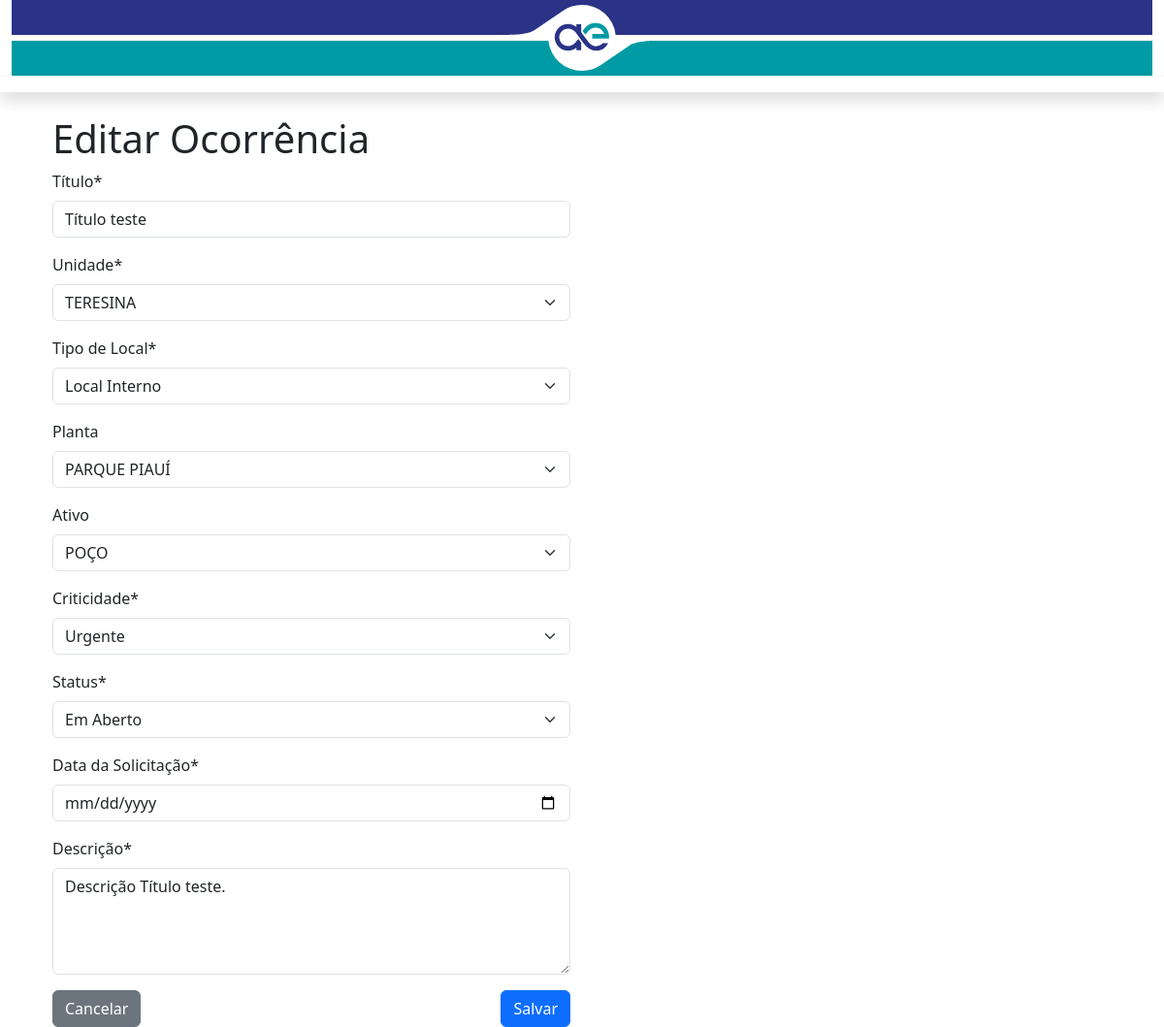
The page /editar/12/ on the database as committed earlier.
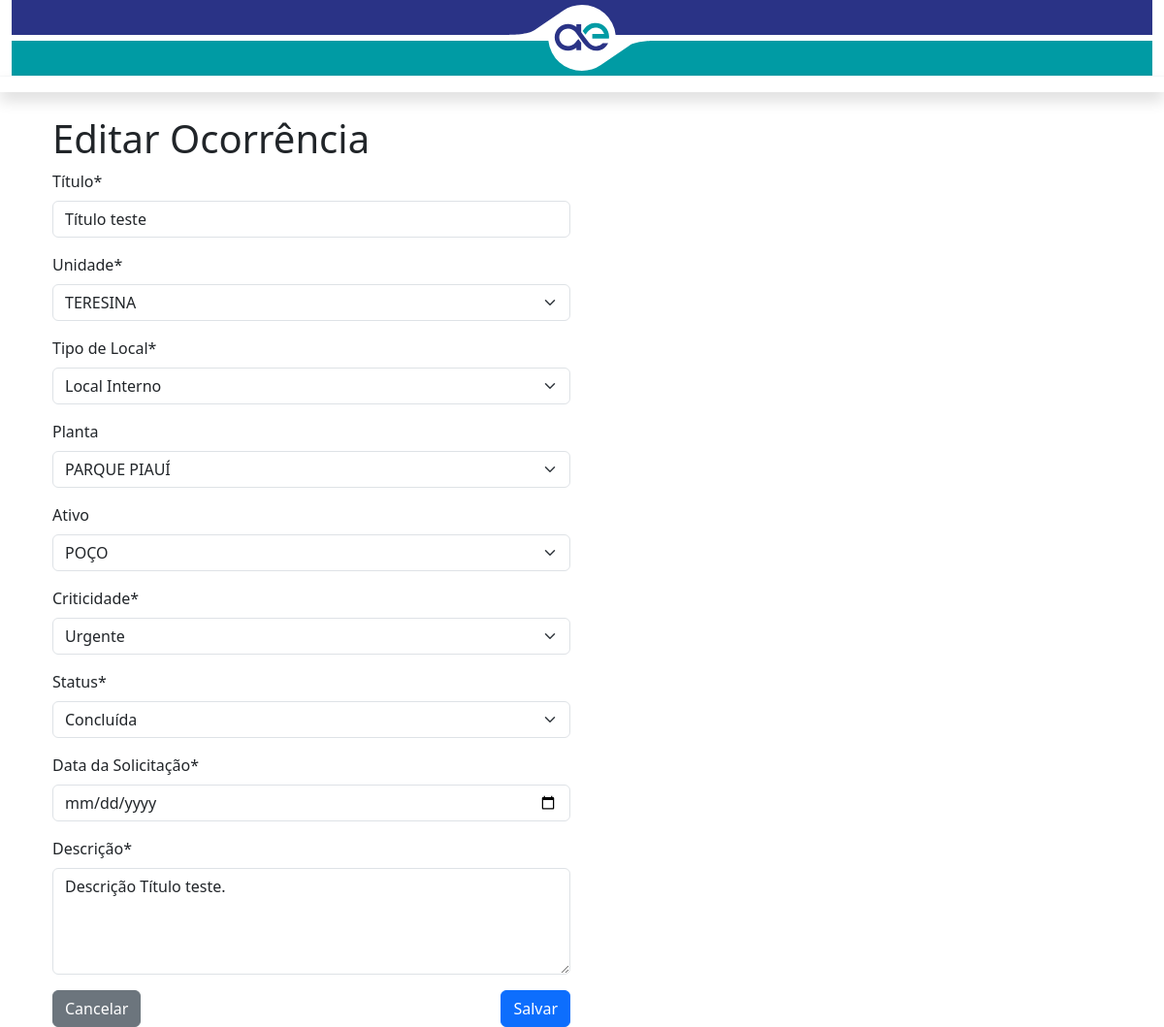
The same page on the database as committed later.
### plantao_coi/models.py (models this page shows, shortened)
class Ocorrencia(models.Model):
    class StatusOcorrencia(models.TextChoices):
        EM_ABERTO = 'EM_ABERTO', 'Em Aberto'
        CONCLUIDA = 'CONCLUIDA', 'Concluída'
    unidade = models.ForeignKey(
        Unidade,
        on_delete=models.CASCADE,
        related_name="ocorrencias"
    )
    local_interno = models.ForeignKey(
        'LocalInterno',
        on_delete=models.CASCADE,
        null=True,
        blank=True,
        related_name="ocorrencias_internas",
        verbose_name="Local Interno"
    )
    local_externo = models.ForeignKey(
        'LocalExterno',
        on_delete=models.CASCADE,
        null=True,
        blank=False,
        related_name="ocorrencias_externas",
        verbose_name="Local Externo"
    )
    titulo = models.CharField(max_length=30, verbose_name="Título")
    data_solicitacao = models.DateTimeField(
        null=False, blank=False, verbose_name='Data da Solicitação'
    )
    descricao = models.TextField('Descrição', blank=False, null=False)
    criticidade = models.CharField(
        max_length=20,
        blank=False,
        choices=[
            ('NORMAL', 'Normal'),
            ('URGENTE', 'Urgente'),
            ('EMERGENCIAL', 'Emergencial')
        ],
        verbose_name="Criticidade",
        default="NORMAL"
    )
    status = models.CharField(
        'Status',
        max_length=10,
        blank=False,
        choices=StatusOcorrencia.choices,
        default=StatusOcorrencia.EM_ABERTO,
    )

### plantao_coi/views.py (the view)
# urls.py: path('editar/<int:ocorrencia_id>/', editar_ocorrencia, name='editar_ocorrencia'),
def editar_ocorrencia(request, ocorrencia_id):
    ocorrencia = get_object_or_404(Ocorrencia, id=ocorrencia_id)
    if request.method == 'POST':
        form = OcorrenciaForm(request.POST, instance=ocorrencia)
        if form.is_valid():
            form.save()
            messages.success(request, f'Ocorrência {ocorrencia.id} editada com sucesso!')
            return redirect('lista_ocorrencia')
    else:
        form = OcorrenciaForm(instance=ocorrencia)
    return render(request, 'ocorrencia/editar_ocorrencia.html', {'form': form})

### plantao_coi/models.py (called while the page is built)
    def __str__(self):
        return self.nome

    def __str__(self):
        return self.nome

    def __str__(self):
        return self.codigo

### plantao_coi/templates/ocorrencia/editar_ocorrencia.html (shortened to what this page needs)
{% extends 'ocorrencia/modelo.html' %}
{% load static %}
{% load crispy_forms_tags %}
{% block conteudo %}
<div class="container mt-4">
  <h1>Editar Ocorrência</h1>
  <div class="row">
    <div class="col-6">
      <form method="post">
        {{ form.titulo|as_crispy_field }}
        {{ form.unidade|as_crispy_field }}
        {{ form.tipo_local|as_crispy_field }}
        <div class="local-interno" style="display: none;">
          {{ form.planta|as_crispy_field }}
        </div>
        <div class="local-interno" style="display: none;">
          {{ form.ativo|as_crispy_field }}
        </div>
        {{ form.criticidade|as_crispy_field }}
        {{ form.status|as_crispy_field }}
        {{ form.data_solicitacao|as_crispy_field }}
        {{ form.descricao|as_crispy_field }}
        <div class="d-flex justify-content-between mt-3">
          <a href="{% url 'lista_ocorrencia' %}" class="btn btn-secondary">Cancelar</a>
          <button type="submit" class="btn btn-primary">Salvar</button>
        </div>
      </form>
    </div>
  </div>
</div>
{% endblock %}

### plantao_coi/templates/ocorrencia/modelo.html (shortened to what this page needs)
{% load static %}
<!doctype html>
<html lang="pt-br" class="h-100">
<head>
    <link href="https://cdn.jsdelivr.net/npm/bootstrap@5.3.3/dist/css/bootstrap.min.css" rel="stylesheet">
    <link href="{% static 'css/font-awesome.min.css' %}" rel="stylesheet">
    <link rel="stylesheet" type="text/css" href="https://cdn.datatables.net/v/bs4/dt-1.10.22/datatables.min.css" />
</head>
<body class="d-flex flex-column h-100">
        <div class="container-fluid bg-white p-0">
            <div class="container-fluid border-bottom border-light">
                <img src="{% static 'img/header_pres.svg' %}" alt="" class="img-fluid w-100">
            </div>
        </div>
        <nav class="navbar navbar-expand-lg navbar-dark bg-ifpr font-115 shadow">
        </nav>
        <div class="container">
            {% block conteudo %}
            {% endblock %}
        </div>
</body>
</html>

Rows that differ between the two databases and show on the page:
changed Ocorrencia "Título teste": status "Em Aberto" → "Concluída"
